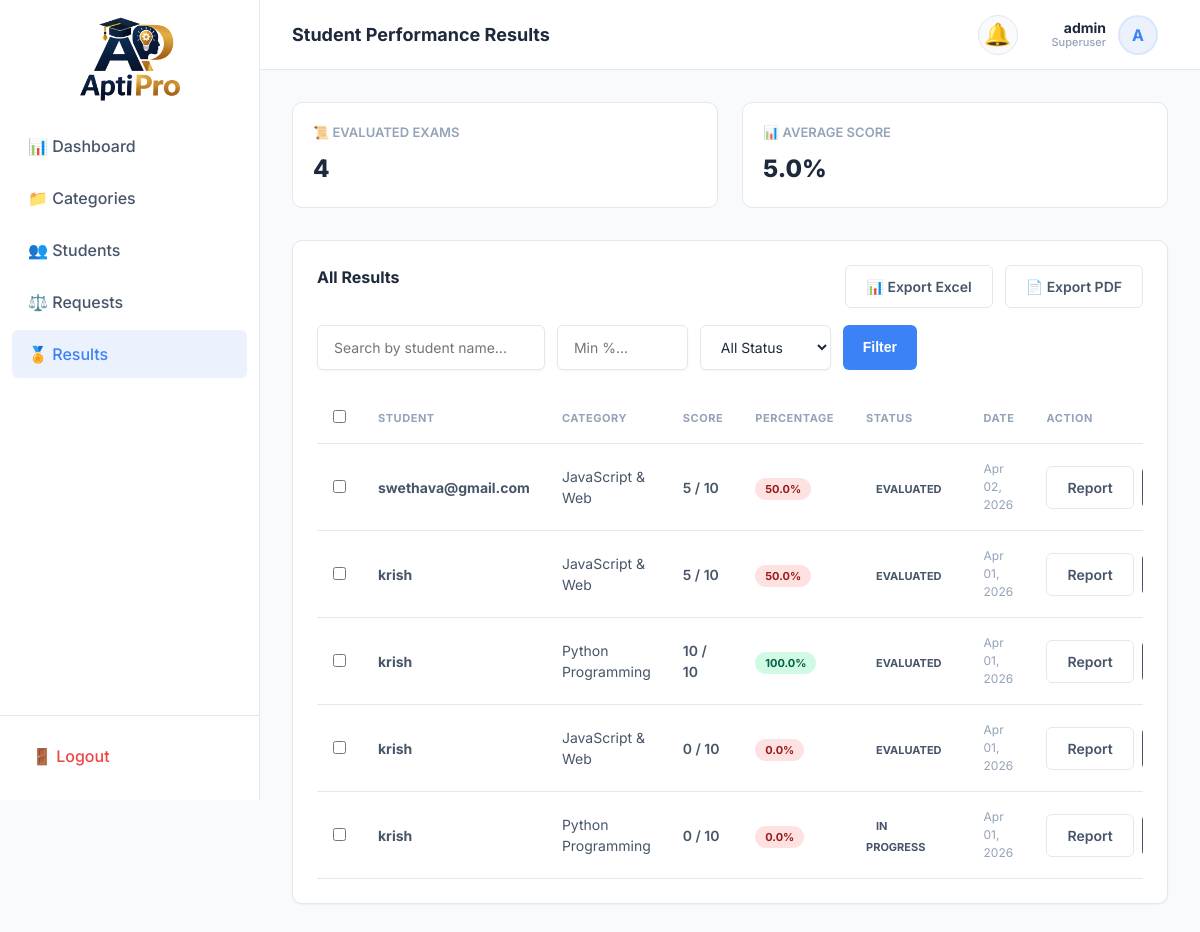
The app's page /admin-panel/results/ (signed in), older data.
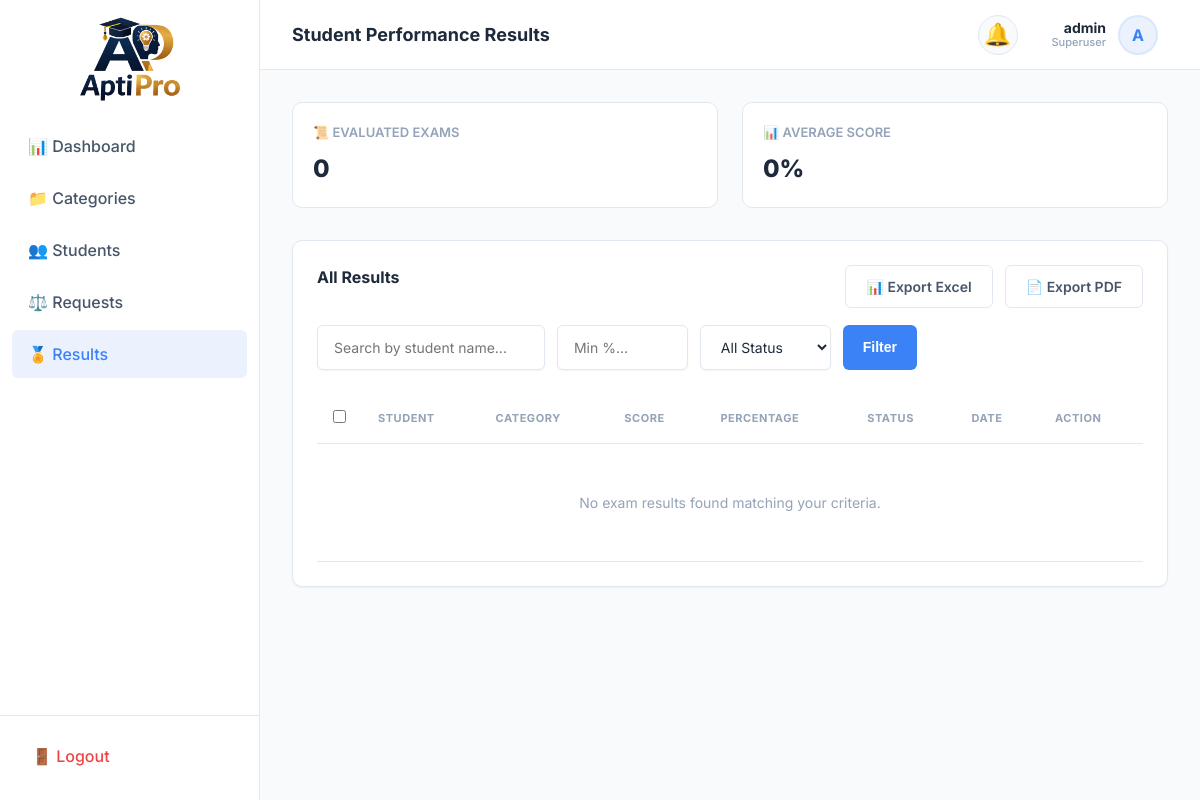
The same page, newer data.
### exams/models.py (models this page shows, shortened)
class StudentExamResult(models.Model):
    class Status(models.TextChoices):
        IN_PROGRESS = 'In Progress', 'In Progress'
        SUBMITTED = 'Submitted', 'Submitted'
        EVALUATED = 'Evaluated', 'Evaluated'
    id = models.UUIDField(
        primary_key=True,
        default=uuid.uuid4,
        editable=False,
    )
    student = models.ForeignKey(
        settings.AUTH_USER_MODEL,
        on_delete=models.CASCADE,
        related_name='exam_results',
        help_text='Student who took this exam.',
    )
    exam_paper = models.OneToOneField(
        ExamPaper,
        on_delete=models.PROTECT,
        related_name='result',
        help_text='The specific paper this result corresponds to.',
    )
    total_marks_obtained = models.DecimalField(
        max_digits=7,
        decimal_places=2,
        default=0,
        help_text='Auto-calculated sum of marks from correct answers.',
    )
    total_marks_possible = models.PositiveIntegerField(
        default=0,
        help_text='Mirrors exam_paper.total_marks for quick access.',
    )
    status = models.CharField(
        max_length=15,
        choices=Status.choices,
        default=Status.IN_PROGRESS,
        db_index=True,
    )
    started_at = models.DateTimeField(
        auto_now_add=True,
        help_text='When the student started the exam.',
    )
    submitted_at = models.DateTimeField(
        null=True,
        blank=True,
        help_text='When the student submitted their answers.',
    )
    completed_at = models.DateTimeField(
        null=True,
        blank=True,
        help_text='When auto-evaluation finished.',
    )
    class Meta:
        verbose_name = 'Student Exam Result'
        verbose_name_plural = 'Student Exam Results'
        ordering = ['-started_at']
        indexes = [
            models.Index(fields=['student', '-started_at'], name='idx_result_student'),
            models.Index(fields=['status'], name='idx_result_status'),
            models.Index(fields=['-completed_at'], name='idx_result_completed'),
        ]
    def percentage(self):
        if self.total_marks_possible == 0:
            return 0
        return round(
            (float(self.total_marks_obtained) / self.total_marks_possible) * 100, 2
        )
    def is_passed(self, pass_percentage=85):
        return self.percentage() >= pass_percentage

class CustomUser(AbstractUser):
    class Role(models.TextChoices):
        STUDENT = 'Student', 'Student'
        ADMIN = 'Admin', 'Admin'
    role = models.CharField(
        max_length=10,
        choices=Role.choices,
        default=Role.STUDENT,
        db_index=True,
        help_text='Determines UI experience. Admin dashboard requires is_superuser.',
    )
    whatsapp_number = models.CharField(
        max_length=15,
        blank=True,
        validators=[
            RegexValidator(
                regex=r'^\+?1?\d{9,15}$',
                message='WhatsApp number must be 9-15 digits, optionally starting with +.',
            )
        ],
        help_text='WhatsApp number for direct contact.',
    )
    phone_number = models.CharField(
        max_length=15,
        blank=True,
        validators=[
            RegexValidator(
                regex=r'^\+?1?\d{9,15}$',
                message='Phone number must be 9-15 digits, optionally starting with +.',
            )
        ],
        help_text='Primary contact number.',
    )
    profile_photo = models.ImageField(
        upload_to='profile_photos/%Y/%m/',
        blank=True,
        null=True,
        help_text='Student profile picture.',
    )
    date_of_birth = models.DateField(
        blank=True,
        null=True,
        help_text='Student date of birth.',
    )
    address = models.TextField(
        blank=True,
        help_text='Full postal address.',
    )
    institution = models.CharField(
        max_length=200,
        blank=True,
        help_text='School / college / university name.',
    )
    @property
    def name(self):
        if self.first_name and self.last_name:
            return f"{self.first_name} {self.last_name}"
        return self.first_name or self.username
    class Meta:
        verbose_name = 'User'
        verbose_name_plural = 'Users'
        ordering = ['-date_joined']
        indexes = [
            models.Index(fields=['role'], name='idx_user_role'),
            models.Index(fields=['-date_joined'], name='idx_user_joined'),
            models.Index(fields=['email'], name='idx_user_email'),
        ]

class ExamPaper(models.Model):
    id = models.UUIDField(
        primary_key=True,
        default=uuid.uuid4,
        editable=False,
    )
    student = models.ForeignKey(
        settings.AUTH_USER_MODEL,
        on_delete=models.CASCADE,
        related_name='exam_papers',
        help_text='Student this paper was generated for.',
    )
    category = models.ForeignKey(
        'Category',
        on_delete=models.CASCADE,
        related_name='exam_papers',
        help_text='Category this exam belongs to.',
        null=True, # For existing records during migration
    )
    questions = models.ManyToManyField(
        Question,
        through='ExamPaperQuestion',
        related_name='exam_papers',
        help_text='Questions included in this paper (via through model).',
    )
    total_marks = models.PositiveIntegerField(
        default=0,
        help_text='Sum of marks for all included questions (cached on generation).',
    )
    total_duration_minutes = models.PositiveIntegerField(
        default=0,
        help_text='Sum of per-question time limits in minutes (cached on generation).',
    )
    created_at = models.DateTimeField(auto_now_add=True, db_index=True)
    class Meta:
        verbose_name = 'Exam Paper'
        verbose_name_plural = 'Exam Papers'
        ordering = ['-created_at']
        indexes = [
            models.Index(fields=['student', 'category', '-created_at'], name='idx_paper_stud_cat'),
            models.Index(fields=['student', '-created_at'], name='idx_paper_student'),
        ]

class Category(models.Model):
    name = models.CharField(
        max_length=100,
        unique=True,
        db_index=True,
        help_text='Name of the exam category.'
    )
    description = models.TextField(
        blank=True,
        help_text='Brief overview of what this category covers.'
    )
    created_at = models.DateTimeField(auto_now_add=True, db_index=True)
    is_active = models.BooleanField(
        default=True,
        db_index=True,
        help_text='Whether this category is visible to students.'
    )
    class Meta:
        verbose_name = 'Category'
        verbose_name_plural = 'Categories'
        ordering = ['name']
        indexes = [
            models.Index(fields=['name'], name='idx_cat_name'),
            models.Index(fields=['-created_at'], name='idx_cat_created'),
        ]

### exams/views.py (the view, shortened to what this page needs)
# urls.py: path('admin-panel/results/', views.AdminResultsView.as_view(), name='admin_results'),
class AdminResultsView(SuperuserRequiredMixin, ListView):
    template_name = 'exams/admin/results.html'
    context_object_name = 'results'
    paginate_by = 20
    def get_filtered_queryset(self):
        qs = StudentExamResult.objects.select_related(
            'student', 'exam_paper', 'exam_paper__category'
        ).order_by('-started_at')
        status = self.request.GET.get('status', '').strip()
        search = self.request.GET.get('search', '').strip()
        min_pct = self.request.GET.get('min_percentage', '').strip()
        if status:
            qs = qs.filter(status=status)
        if search:
            qs = qs.filter(
                Q(student__username__icontains=search) |
                Q(student__first_name__icontains=search) |
                Q(student__last_name__icontains=search)
            )
        return qs
    def get_queryset(self):
        return self.get_filtered_queryset()
    def get_context_data(self, **kwargs):
        ctx = super().get_context_data(**kwargs)
        ctx['status_choices'] = StudentExamResult.Status.choices
        ctx['current_status'] = self.request.GET.get('status', '')
        ctx['search'] = self.request.GET.get('search', '')
        ctx['min_percentage'] = self.request.GET.get('min_percentage', '')
        qs = self.get_queryset()
        evaluated = qs.filter(status='Evaluated')
        ctx['total_evaluated'] = evaluated.count()
        avg = evaluated.aggregate(avg=Avg('total_marks_obtained'))
        ctx['avg_marks'] = round(avg['avg'] or 0, 1)
        return ctx

### exams/mixins.py (called while the page is built)
    def test_func(self):
        return self.request.user.is_superuser

### templates/exams/admin/results.html (shortened to what the changed rows need)
{% extends 'base.html' %}
{% block page_title %}Student Performance Results{% endblock %}
{% block content %}
<div class="stats-grid" style="margin-bottom: 32px;">
    <div class="stat-box">
        <div class="stat-label">📜 Evaluated Exams</div>
        <div class="stat-value">{{ total_evaluated|default:0 }}</div>
    </div>
    <div class="stat-box">
        <div class="stat-label">📊 Average Score</div>
        <div class="stat-value">{{ avg_marks|default:0 }}%</div>
    </div>
</div>
<div class="card">
    <form id="bulk-delete-form" action="{% url 'admin_bulk_delete_results' %}" method="POST"
          onsubmit="confirmAction({event: event, title: 'Delete Selected Results?', text: 'These results will be permanently removed from the database.', confirmButtonText: 'Yes, Delete All', callback: () => this.submit()});">
        <div class="table-container">
            <table class="data-table">
                <thead>
                    <tr>
                        <th style="width: 40px;"><input type="checkbox" id="select-all"></th>
                        <th>Student</th>
                        <th>Category</th>
                        <th>Score</th>
                        <th>Percentage</th>
                        <th>Status</th>
                        <th>Date</th>
                        <th>Action</th>
                    </tr>
                </thead>
                <tbody>
                    {% for r in results %}
                    <tr>
                        <td><input type="checkbox" name="selected_ids" value="{{ r.id }}" class="record-checkbox"></td>
                        <td style="font-weight: 700;">{{ r.student.username }}</td>
                        <td>{{ r.exam_paper.category.name }}</td>
                        <td style="font-weight: 600;">{{ r.total_marks_obtained|floatformat:0 }} / {{ r.total_marks_possible }}</td>
                        <td>
                            <span class="badge {% if r.is_passed %}badge-approved{% else %}badge-rejected{% endif %}" style="font-weight: 700;">
                                {{ r.percentage }}%
                            </span>
                        </td>
                        <td><span class="badge badge-{{ r.status|lower }}">{{ r.status }}</span></td>
                        <td style="font-size: 12px; color: var(--text-muted);">{{ r.started_at|date:"M d, Y" }}</td>
                        <td>
                            <div style="display: flex; gap: 8px;">
                                <a href="{% url 'admin_result_detail' r.id %}" class="btn btn-outline btn-sm" title="View Report">Report</a>
                            </div>
                        </td>
                    </tr>
                    {% empty %}
                    <tr>
                        <td colspan="8" style="text-align: center; color: var(--text-muted); padding: 48px;">
                            No exam results found matching your criteria.
                        </td>
                    </tr>
                    {% endfor %}
                </tbody>
            </table>
        </div>
    </form>
</div>
{% endblock %}

Row changes from the older to the newer data that the page shows:
removed StudentExamResult: student.username "swethava@gmail.com", exam_paper.category.name "JavaScript & Web", total_marks_obtained "5", total_marks_possible "10", percentage "50.0", status "EVALUATED", started_at "Apr 02, 2026"
removed StudentExamResult: student.username "krish", exam_paper.category.name "JavaScript & Web", total_marks_obtained "5", total_marks_possible "10", percentage "50.0", status "EVALUATED", started_at "Apr 01, 2026"
removed StudentExamResult: student.username "krish", exam_paper.category.name "Python Programming", total_marks_obtained "10", total_marks_possible "10", percentage "100.0", status "EVALUATED", started_at "Apr 01, 2026"
removed StudentExamResult: student.username "krish", exam_paper.category.name "JavaScript & Web", total_marks_obtained "0", total_marks_possible "10", percentage "0.0", status "EVALUATED", started_at "Apr 01, 2026"
removed StudentExamResult: student.username "krish", exam_paper.category.name "Python Programming", total_marks_obtained "0", total_marks_possible "10", percentage "0.0", status "IN PROGRESS", started_at "Apr 01, 2026"
Text that changed along with them:
{{ total_evaluated|default:0 }}: "4" → "0"
{{ avg_marks|default:0 }}: "5.0" → "0"
text now shown: "No exam results found matching your criteria."
